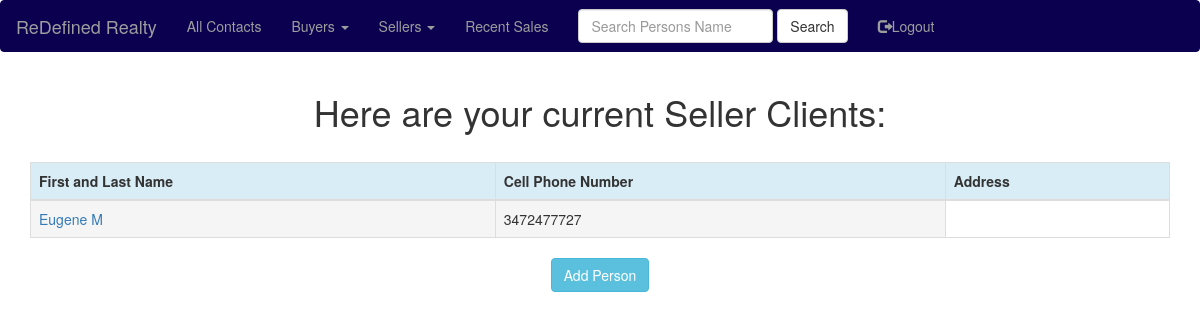
The page /seller_clients (signed in) on the database its author committed.
### app/models.py (models this page shows, shortened)
class People(db.Model):
    id = db.Column(db.Integer, primary_key=True)
    first_name=db.Column(db.String(20))
    last_name=db.Column(db.String(20))
    phone_cell=db.Column(db.Integer)
    ptype=db.Column(db.String(6))
    pstatus=db.Column(db.String(7))
    notes=db.Column(db.String(140))
    house_number=db.Column(db.String(140))
    street_name=db.Column(db.String(140))
    city_name=db.Column(db.String(140))
    state_name=db.Column(db.String(140))
    zip_code=db.Column(db.String(140))
    price=db.Column(db.Integer)
    user_account_pk=db.Column(db.Integer, db.ForeignKey('user.id'))
    ProfileNotes=db.relationship('ProfileNotes', backref='peopleprofilenotes', lazy='dynamic')

### app/routes.py (the view)
@app.route('/seller_clients', methods=['GET'])
@login_required
def seller_clients():
    sellerclients=view_seller_clients(current_user=current_user)
    return render_template('seller_clients.html', title='Seller Clients', sellerclients=sellerclients)

### app/models.py (called while the page is built)
@login.user_loader
def load_user(id):
    return User.query.get(int(id))

### app/queryfunc.py (called while the page is built)
def view_seller_clients(current_user):
    currentuser = User.query.filter_by(username=current_user.username).first()
    account_pk = currentuser.id
    sellerclients=People.query.filter_by(user_account_pk=account_pk, ptype="seller", pstatus="client").all()
    return sellerclients

### app/templates/seller_clients.html (shortened to what this page needs)
{% extends "base.html" %}
{% import 'bootstrap/wtf.html' as wtf %}
{% block app_content %}
    <center><h1>Here are your current Seller Clients:</h1></center>
    <br>
    <div class="table-responsive">
        <table class="table table-bordered">
            <thead>
                <tr class="info">
                    <th>First and Last Name</th>
                    <th>Cell Phone Number</th>
                    <th>Address</th>
                </tr>
            </thead>
            {% for everyone in sellerclients %}
            <TR>
                <TD class="active"><a href="{{ url_for('view_people', people_id=everyone.id) }}">{{ everyone.first_name }}  {{ everyone.last_name }}</a></TD>
                <TD class="active">{{ everyone.phone_cell }}</TD>
            </TR>
            {% endfor %}
        </table>
    </div>
    <center>
        <div class="btn-group">
            <a href="{{ url_for('add_people') }}" class="btn btn-info">Add Person</a>
        </div>
    </center>
{% endblock %}

### rows shown on the page
People: first_name "Eugene", last_name "M", phone_cell "3472477727"
